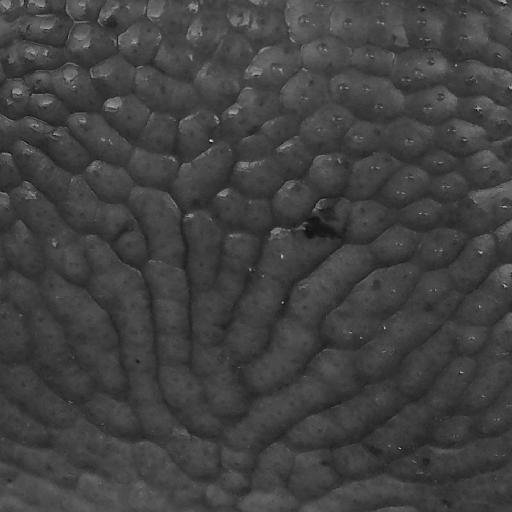
#> input picture img/x/x1.jpg, 512 x 512 px
$ python -i tools.py   (imports and definitions only)   (older library calls are emulated)
#> lines starting #> are read from the running program, lines starting #| are printed output that depends on the picture
#> further down, picture is the input picture: shape (512, 512, 3); min 5, max 233, mean 65.3
import cv2
import numpy
import argparse
from skimage.filters import threshold_otsu, threshold_local
from skimage.measure import label, regionprops
from skimage.feature import peak_local_max
from scipy import ndimage
import skimage.segmentation
from PIL import Image

import morph


IMG_SIZE = 512

COLOR_FP = (255, 255, 255)
COLOR_FN = (0, 0, 0)

COLOR_HIT = (127, 127, 127)

COLOR_UNDER = (255, 0, 0)
COLOR_GOOD = (0, 255, 0)
COLOR_OVER = (0, 0, 255)
COLOR_BORDER = (255, 0, 255)


# input: opencv format (numpy.ndarray)
# output: opencv format (numpy.ndarray)
# [5 lines left out: function replace_grey_pixels, not called in this run]


# input: opencv format (numpy.ndarray)
# output: opencv format (numpy.ndarray)
def normalize(img):
    cv2.normalize(img, img, 0, 255, cv2.NORM_MINMAX)
    return img


# [47 lines left out: functions binarize, blend_matching, fix_gt_artifacts, not called in this run]


# input: if raw=False, a prediction image (e.g. binarized output of U-net, /bin/*). if raw=True, then opencv greyscale original image of bovine ROI (/img/*)
# output: prediction skeleton
def watershed(img, min_distance_between_peaks=20, gaussian_kernel=9, adaptbin_block_size=99, raw=False):
#> called with min_distance_between_peaks = 20, gaussian_kernel = 9, adaptbin_block_size = 99, raw = False
    if raw:  # pre-processing steps for raw images
        img = cv2.GaussianBlur(img, (gaussian_kernel,gaussian_kernel), cv2.BORDER_REFLECT)
        img = binarize(img, method='adapt', param=adaptbin_block_size)
    if not raw:  # image is bw, but we want wb for the distance transform
        img = cv2.bitwise_not(img)
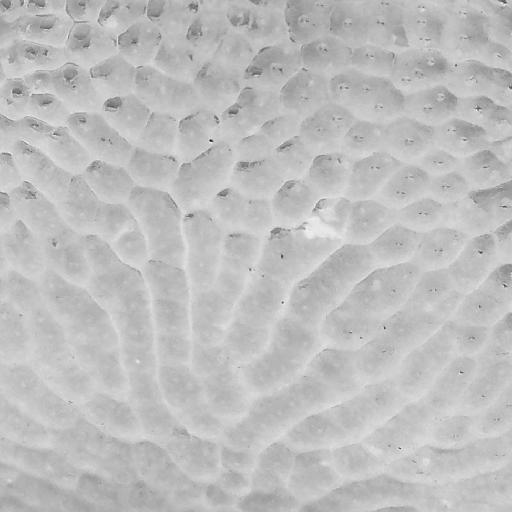
#> img: shape (512, 512, 3); min 22, max 250, mean 189.7

    # min_distance is an important parameter here, should mess around with it. maybe also num_peaks?
    dist_transform = ndimage.distance_transform_edt(img)
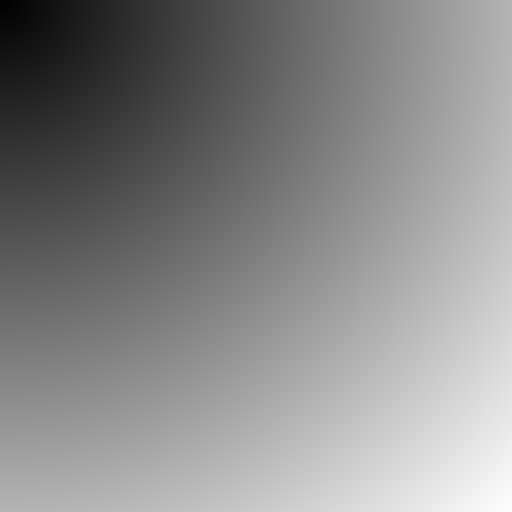
#> dist_transform: shape (512, 512, 3) float64; mean of channels 0, 1, 2 391.8, 391.8, 391.8; drawn with min black and max white
    localMax = peak_local_max(dist_transform, indices=False, min_distance=min_distance_between_peaks, labels=img)
#> localMax: shape (512, 512, 3) bool; every value is 0
#> (the run stopped early here; a loop or call above may not have finished)

$ run again, on img/x/x12.jpg
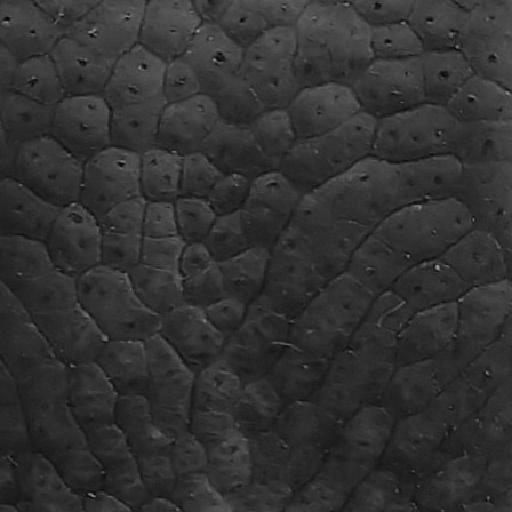
#> input picture img/x/x12.jpg, 512 x 512 px
#> picture is the input picture: shape (512, 512, 3); min 0, max 165, mean 49.9
#> in watershed, `img = cv2.bitwise_not(img)`:
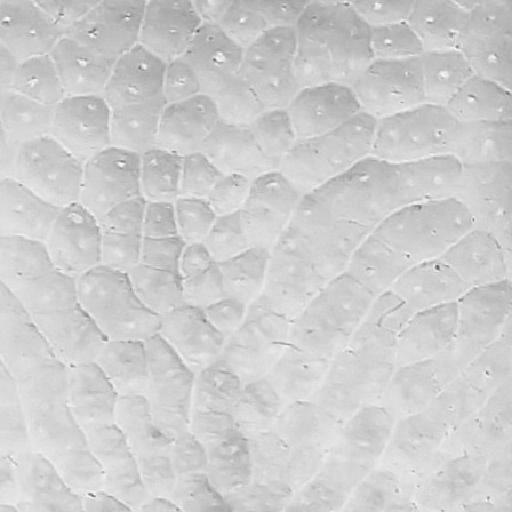
#> img: shape (512, 512, 3); min 90, max 255, mean 205.1
#> localMax: shape (512, 512, 3) bool; every value is 0

$ run again, on img/x/x6.jpg
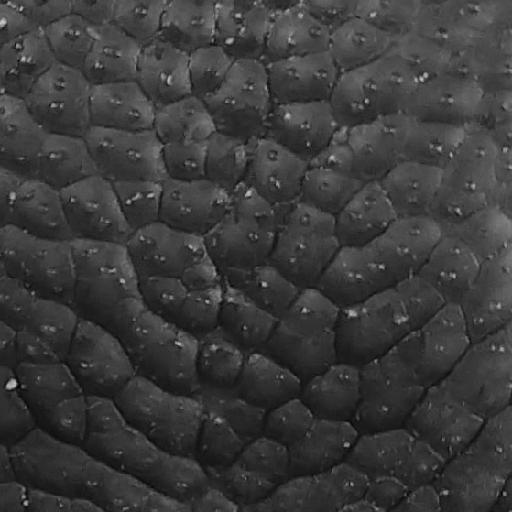
#> input picture img/x/x6.jpg, 512 x 512 px
#> picture is the input picture: shape (512, 512, 3); min 0, max 203, mean 58.8
#> in watershed, `img = cv2.bitwise_not(img)`:
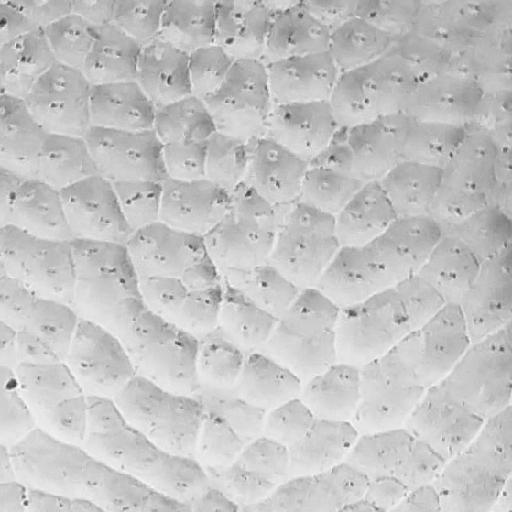
#> img: shape (512, 512, 3); min 52, max 255, mean 196.2
#> localMax: shape (512, 512, 3) bool; every value is 0

$ run again, on img/x/x7.jpg
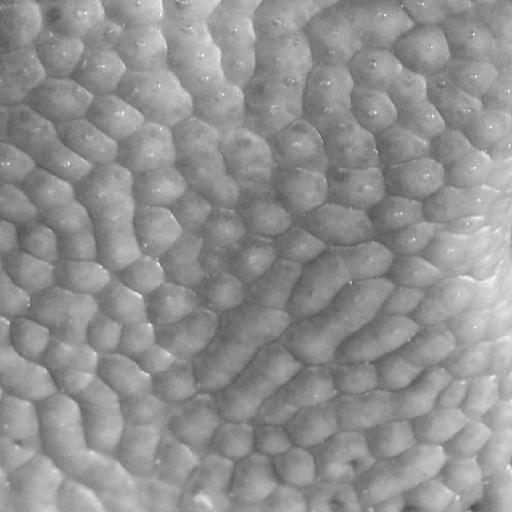
#> input picture img/x/x7.jpg, 512 x 512 px
#> picture is the input picture: shape (512, 512, 3); min 75, max 255, mean 144.7
#> in watershed, `img = cv2.bitwise_not(img)`:
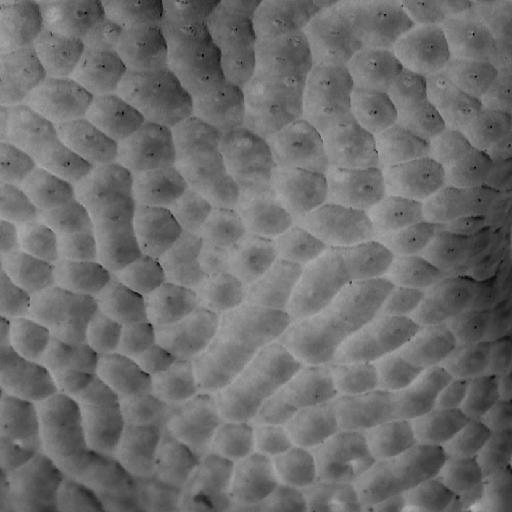
#> img: shape (512, 512, 3); min 0, max 180, mean 110.3
#> in watershed, `dist_transform = ndimage.distance_transform_edt(img)`:
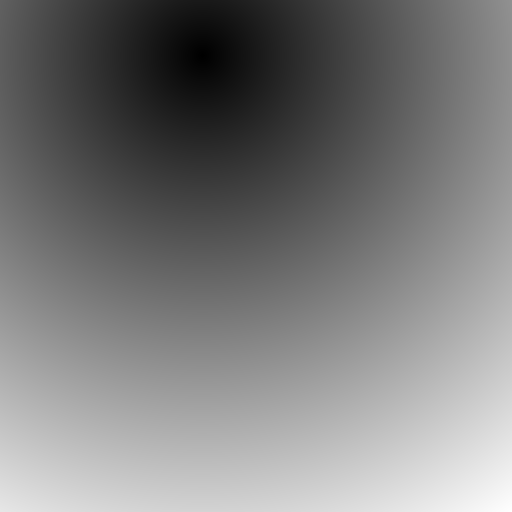
#> dist_transform: shape (512, 512, 3) float64; min 0, max 550.8, mean 267.8; drawn with min black and max white
#> localMax: shape (512, 512, 3) bool; every value is 0
